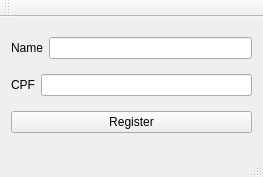
<?xml version="1.0" encoding="UTF-8"?>
<ui version="4.0">
 <class>MainWindow</class>
 <widget class="QMainWindow" name="MainWindow">
  <property name="geometry">
   <rect>
    <x>0</x>
    <y>0</y>
    <width>263</width>
    <height>177</height>
   </rect>
  </property>
  <property name="windowTitle">
   <string>MainWindow</string>
  </property>
  <widget class="QWidget" name="centralWidget">
   <layout class="QVBoxLayout" name="verticalLayout">
    <item>
     <layout class="QHBoxLayout" name="horizontalLayout">
      <item>
       <widget class="QLabel" name="label">
        <property name="text">
         <string>Name</string>
        </property>
       </widget>
      </item>
      <item>
       <widget class="QLineEdit" name="lineEditName"/>
      </item>
     </layout>
    </item>
    <item>
     <layout class="QHBoxLayout" name="horizontalLayout_2">
      <item>
       <widget class="QLabel" name="label_2">
        <property name="text">
         <string>CPF</string>
        </property>
       </widget>
      </item>
      <item>
       <widget class="QLineEdit" name="lineEditCPF"/>
      </item>
     </layout>
    </item>
    <item>
     <widget class="QPushButton" name="pushButtonRegister">
      <property name="text">
       <string>Register</string>
      </property>
     </widget>
    </item>
   </layout>
  </widget>
  <widget class="QMenuBar" name="menuBar">
   <property name="geometry">
    <rect>
     <x>0</x>
     <y>0</y>
     <width>263</width>
     <height>26</height>
    </rect>
   </property>
  </widget>
  <widget class="QToolBar" name="mainToolBar">
   <attribute name="toolBarArea">
    <enum>TopToolBarArea</enum>
   </attribute>
   <attribute name="toolBarBreak">
    <bool>false</bool>
   </attribute>
  </widget>
  <widget class="QStatusBar" name="statusBar"/>
 </widget>
 <layoutdefault spacing="6" margin="11"/>
 <resources/>
 <connections/>
</ui>
